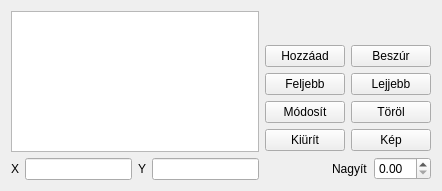
<?xml version="1.0" encoding="UTF-8"?>
<ui version="4.0">
 <class>polygonEd</class>
 <widget class="QWidget" name="polygonEd">
  <property name="geometry">
   <rect>
    <x>0</x>
    <y>0</y>
    <width>442</width>
    <height>191</height>
   </rect>
  </property>
  <property name="windowTitle">
   <string>Form</string>
  </property>
  <layout class="QHBoxLayout" name="horizontalLayout_2">
   <item>
    <layout class="QVBoxLayout" name="verticalLayout">
     <item>
      <widget class="QTableView" name="tableViewPolygon">
       <property name="editTriggers">
        <set>QAbstractItemView::NoEditTriggers</set>
       </property>
       <property name="alternatingRowColors">
        <bool>true</bool>
       </property>
       <property name="selectionBehavior">
        <enum>QAbstractItemView::SelectRows</enum>
       </property>
      </widget>
     </item>
     <item>
      <layout class="QHBoxLayout" name="horizontalLayoutXY">
       <item>
        <widget class="QLabel" name="labelX">
         <property name="text">
          <string>X</string>
         </property>
        </widget>
       </item>
       <item>
        <widget class="QLineEdit" name="lineEditX"/>
       </item>
       <item>
        <widget class="QLabel" name="labelY">
         <property name="text">
          <string>Y</string>
         </property>
        </widget>
       </item>
       <item>
        <widget class="QLineEdit" name="lineEditY"/>
       </item>
      </layout>
     </item>
    </layout>
   </item>
   <item>
    <layout class="QVBoxLayout" name="verticalLayout_2">
     <item>
      <spacer name="verticalSpacer">
       <property name="orientation">
        <enum>Qt::Vertical</enum>
       </property>
       <property name="sizeHint" stdset="0">
        <size>
         <width>20</width>
         <height>40</height>
        </size>
       </property>
      </spacer>
     </item>
     <item>
      <layout class="QGridLayout" name="gridLayout">
       <item row="0" column="0">
        <widget class="QPushButton" name="pushButtonAdd">
         <property name="text">
          <string>Hozzáad</string>
         </property>
        </widget>
       </item>
       <item row="0" column="1">
        <widget class="QPushButton" name="pushButtonIns">
         <property name="text">
          <string>Beszúr</string>
         </property>
        </widget>
       </item>
       <item row="1" column="0">
        <widget class="QPushButton" name="pushButtonUp">
         <property name="text">
          <string>Feljebb</string>
         </property>
        </widget>
       </item>
       <item row="1" column="1">
        <widget class="QPushButton" name="pushButtonDown">
         <property name="text">
          <string>Lejjebb</string>
         </property>
        </widget>
       </item>
       <item row="2" column="0">
        <widget class="QPushButton" name="pushButtonMod">
         <property name="whatsThis">
          <string>&lt;html&gt;&lt;head/&gt;&lt;body&gt;&lt;p&gt;&lt;br/&gt;&lt;/p&gt;&lt;/body&gt;&lt;/html&gt;</string>
         </property>
         <property name="text">
          <string>Módosít</string>
         </property>
        </widget>
       </item>
       <item row="2" column="1">
        <widget class="QPushButton" name="pushButtonDel">
         <property name="text">
          <string>Töröl</string>
         </property>
        </widget>
       </item>
       <item row="3" column="0">
        <widget class="QPushButton" name="pushButtonClr">
         <property name="text">
          <string>Kiürít</string>
         </property>
        </widget>
       </item>
       <item row="3" column="1">
        <widget class="QPushButton" name="pushButtonPic">
         <property name="text">
          <string>Kép</string>
         </property>
        </widget>
       </item>
      </layout>
     </item>
     <item>
      <layout class="QHBoxLayout" name="horizontalLayout">
       <item>
        <spacer name="horizontalSpacer">
         <property name="orientation">
          <enum>Qt::Horizontal</enum>
         </property>
         <property name="sizeHint" stdset="0">
          <size>
           <width>40</width>
           <height>20</height>
          </size>
         </property>
        </spacer>
       </item>
       <item>
        <layout class="QHBoxLayout" name="horizontalLayoutZoom">
         <item>
          <widget class="QLabel" name="labelZoom">
           <property name="text">
            <string>Nagyít</string>
           </property>
          </widget>
         </item>
         <item>
          <widget class="QDoubleSpinBox" name="doubleSpinBoxZoom"/>
         </item>
        </layout>
       </item>
      </layout>
     </item>
    </layout>
   </item>
  </layout>
 </widget>
 <resources/>
 <connections/>
</ui>
